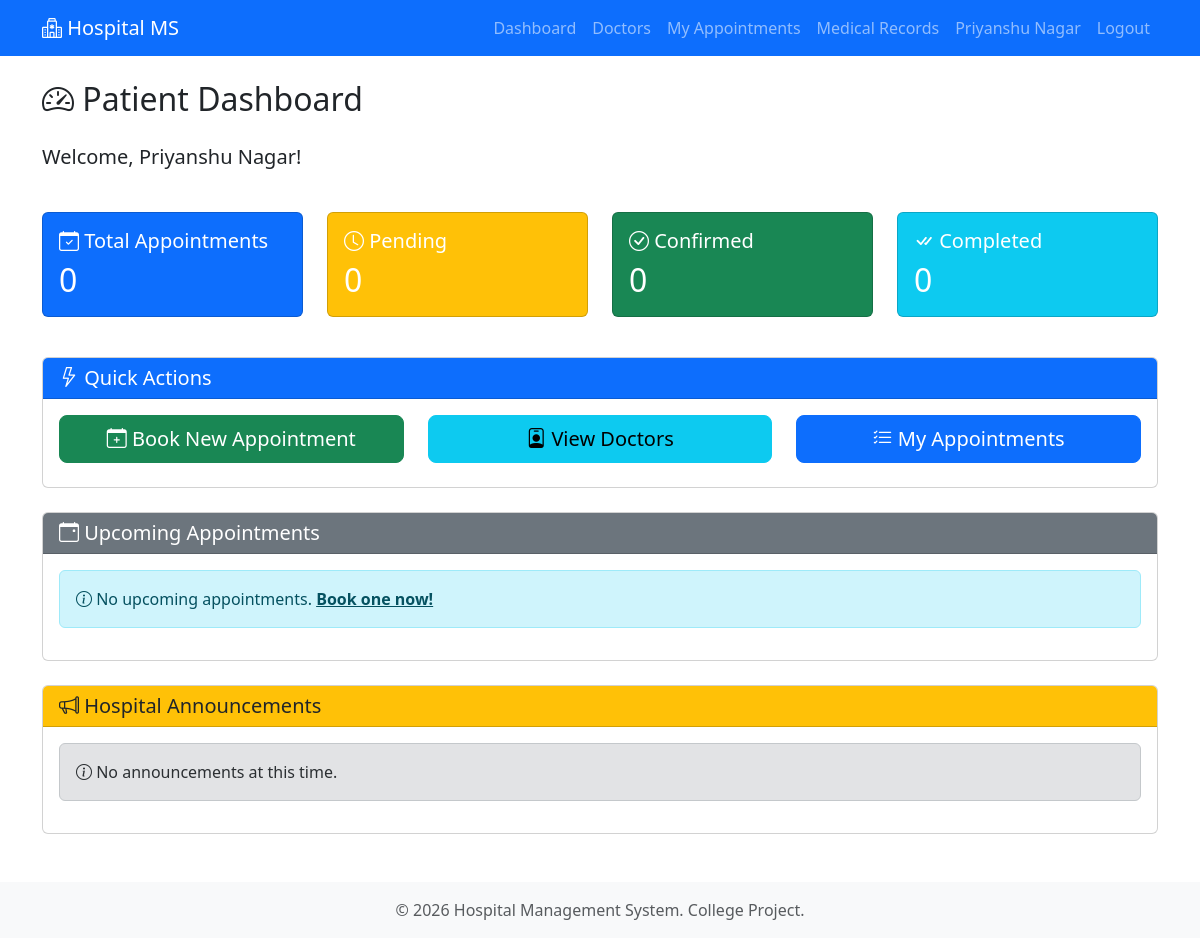
The app's page /user/dashboard (signed in), older data.
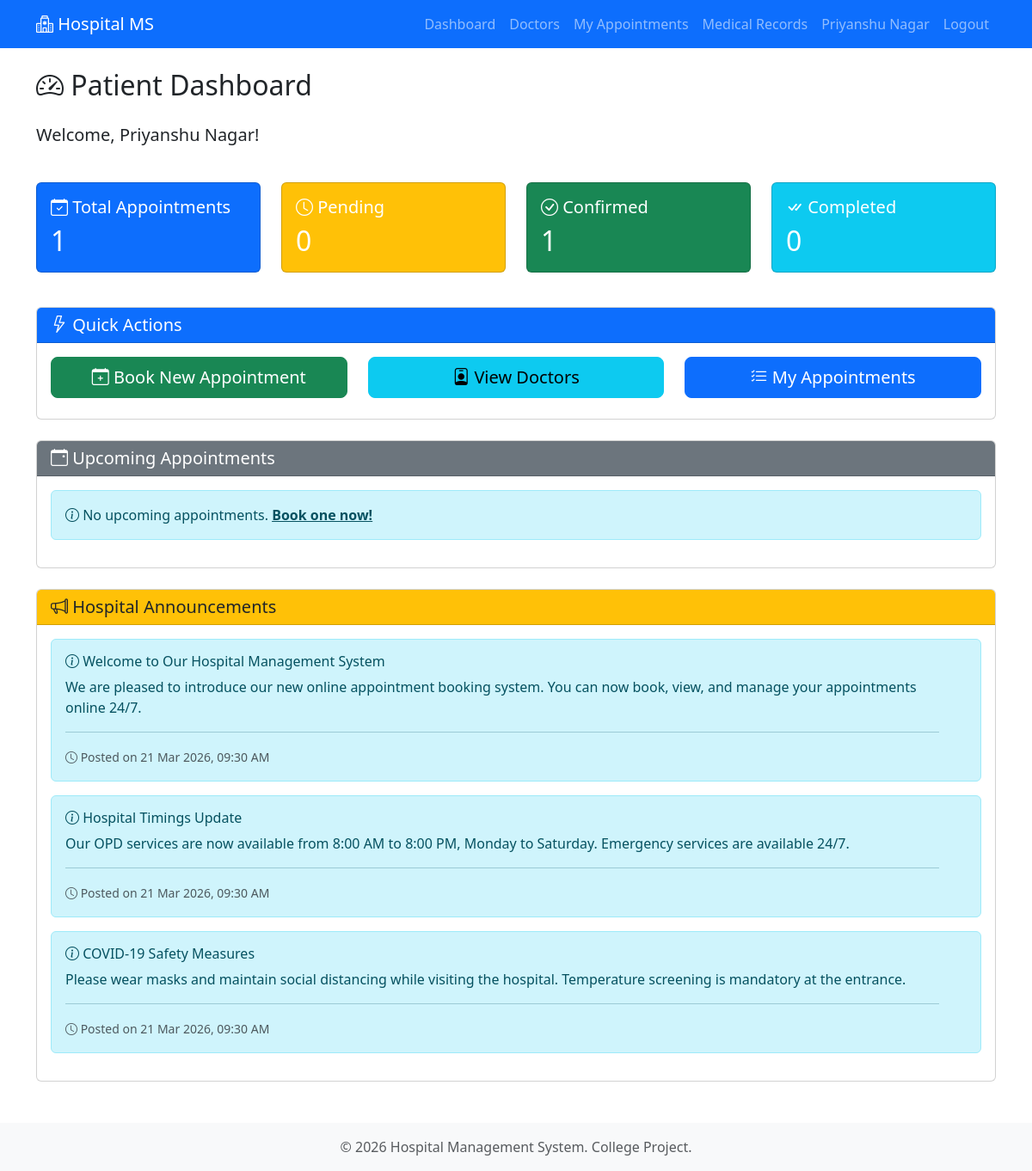
The same page, newer data.
### models.py (models this page shows, shortened)
class Announcement(db.Model):
    __tablename__ = 'announcements'
    id = db.Column(db.Integer, primary_key=True)
    title = db.Column(db.String(200), nullable=False)
    message = db.Column(db.Text, nullable=False)
    created_at = db.Column(db.DateTime, default=datetime.utcnow)

### user.py (the view)
@user_bp.route('/dashboard')
@login_required
@user_required
def dashboard():
    from models import Announcement
    appointments = Appointment.query.filter_by(user_id=current_user.id).order_by(Appointment.date.desc()).all()
    total_appointments = len(appointments)
    pending_count = len([apt for apt in appointments if apt.status == 'pending'])
    confirmed_count = len([apt for apt in appointments if apt.status == 'confirmed'])
    completed_count = len([apt for apt in appointments if apt.status == 'completed'])
    upcoming = [apt for apt in appointments if apt.date >= datetime.now() and apt.status != 'cancelled'][:5]
    announcements = Announcement.query.order_by(Announcement.created_at.desc()).limit(5).all()
    return render_template('user/dashboard.html',
                         total_appointments=total_appointments,
                         pending_count=pending_count,
                         confirmed_count=confirmed_count,
                         completed_count=completed_count,
                         upcoming=upcoming,
                         announcements=announcements)

### app.py (called while the page is built)
@login_manager.user_loader
def load_user(user_id):
    return User.query.get(int(user_id))

### models.py (called while the page is built)
    @property
    def is_admin(self):
        return self.role == 'admin'

### user.py (called while the page is built)
def user_required(f):
    @wraps(f)
    def decorated_function(*args, **kwargs):
        if current_user.is_admin:
            flash('Access denied. Admin cannot access user pages.', 'danger')
            return redirect(url_for('admin.dashboard'))
        return f(*args, **kwargs)
    return decorated_function

### templates/user/dashboard.html (shortened to what the changed rows need)
{% extends "base.html" %}
{% block content %}
<div class="row">
    <div class="col-md-12">
        <h2 class="mb-4">
            <i class="bi bi-speedometer2"></i> Patient Dashboard
        </h2>
    </div>
</div>
<div class="row mt-4">
    <div class="col-md-3">
        <div class="card text-white bg-primary mb-3">
            <div class="card-body">
                <h5 class="card-title">
                    <i class="bi bi-calendar-check"></i> Total Appointments
                </h5>
                <h2 class="card-text">{{ total_appointments }}</h2>
            </div>
        </div>
    </div>
    <div class="col-md-3">
        <div class="card text-white bg-warning mb-3">
            <div class="card-body">
                <h2 class="card-text">{{ pending_count }}</h2>
            </div>
        </div>
    </div>
    <div class="col-md-3">
        <div class="card text-white bg-success mb-3">
            <div class="card-body">
                <h5 class="card-title">
                    <i class="bi bi-check-circle"></i> Confirmed
                </h5>
                <h2 class="card-text">{{ confirmed_count }}</h2>
            </div>
        </div>
    </div>
    <div class="col-md-3">
        <div class="card text-white bg-info mb-3">
            <div class="card-body">
                <h2 class="card-text">{{ completed_count }}</h2>
            </div>
        </div>
    </div>
</div>
<div class="row mt-4">
    <div class="col-md-12">
        <div class="card">
            <div class="card-body">
                {% if announcements %}
                    {% for announcement in announcements %}
                        <div class="alert alert-info alert-dismissible fade show" role="alert">
                            <h6 class="alert-heading">
                                <i class="bi bi-info-circle"></i> {{ announcement.title }}
                            </h6>
                            <p class="mb-1">{{ announcement.message }}</p>
                            <hr>
                            <small class="text-muted">
                                <i class="bi bi-clock"></i> Posted on {{ announcement.created_at.strftime('%d %b %Y, %I:%M %p') }}
                            </small>
                        </div>
                    {% endfor %}
                {% else %}
                    <div class="alert alert-secondary">
                        <i class="bi bi-info-circle"></i> No announcements at this time.
                    </div>
                {% endif %}
            </div>
        </div>
    </div>
</div>
{% endblock %}

Row changes from the older to the newer data that the page shows:
added Announcement: title "Welcome to Our Hospital Management System", message "We are pleased to introduce our new online appointment booking system. You can now book, view, and manage your appointments online 24/7.", created_at "21 Mar 2026, 09:30 AM"
added Announcement: title "Hospital Timings Update", message "Our OPD services are now available from 8:00 AM to 8:00 PM, Monday to Saturday. Emergency services are available 24/7.", created_at "21 Mar 2026, 09:30 AM"
added Announcement: title "COVID-19 Safety Measures", message "Please wear masks and maintain social distancing while visiting the hospital. Temperature screening is mandatory at the entrance.", created_at "21 Mar 2026, 09:30 AM"
Text that changed along with them:
{{ total_appointments }}: "0" → "1"
{{ confirmed_count }}: "0" → "1"
text no longer shown: "No announcements at this time."
